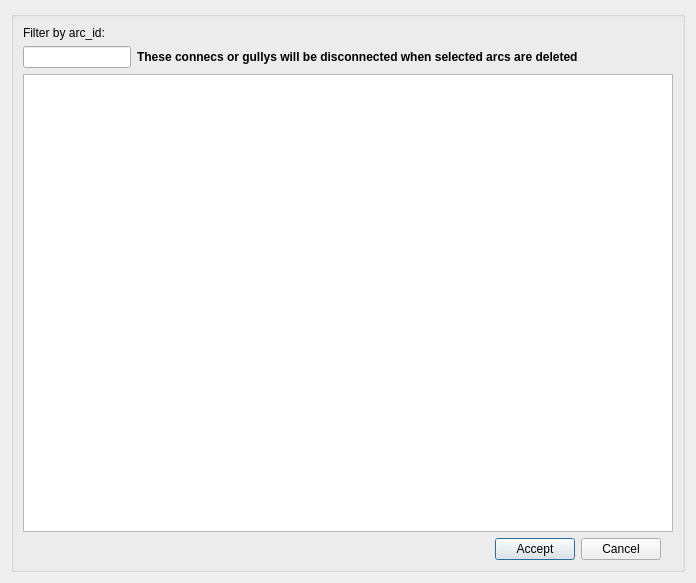
<?xml version="1.0" encoding="UTF-8"?>
<ui version="4.0">
 <class>dlg_feature_end_connec</class>
 <widget class="QDialog" name="dlg_feature_end_connec">
  <property name="geometry">
   <rect>
    <x>0</x>
    <y>0</y>
    <width>696</width>
    <height>583</height>
   </rect>
  </property>
  <property name="windowTitle">
   <string>Workcat end list</string>
  </property>
  <layout class="QGridLayout" name="verticalLayout_4">
   <item row="0" column="0">
    <widget class="QGroupBox" name="groupBox">
     <property name="title">
      <string/>
     </property>
     <layout class="QGridLayout" name="verticalLayout_3">
      <item row="1" column="0">
       <layout class="QHBoxLayout" name="horizontalLayout">
        <item>
         <widget class="QLabel" name="lbl_filter_by">
          <property name="text">
           <string>Filter by arc_id:</string>
          </property>
         </widget>
        </item>
       </layout>
      </item>
      <item row="4" column="0" colspan="3">
       <widget class="QTableView" name="tbl_arc_x_relations">
        <property name="sortingEnabled">
         <bool>true</bool>
        </property>
       </widget>
      </item>
      <item row="2" column="0" colspan="3">
       <layout class="QHBoxLayout" name="horizontalLayout_2">
        <item>
         <widget class="QLineEdit" name="arc_id">
          <property name="sizePolicy">
           <sizepolicy hsizetype="Fixed" vsizetype="Fixed">
            <horstretch>0</horstretch>
            <verstretch>0</verstretch>
           </sizepolicy>
          </property>
          <property name="text">
           <string/>
          </property>
         </widget>
        </item>
        <item>
         <widget class="QLabel" name="lbl_info">
          <property name="font">
           <font>
            <weight>75</weight>
            <bold>true</bold>
           </font>
          </property>
          <property name="text">
           <string>These connecs or gullys will be disconnected when selected arcs are deleted</string>
          </property>
         </widget>
        </item>
        <item>
         <spacer name="horizontalSpacer_2">
          <property name="orientation">
           <enum>Qt::Horizontal</enum>
          </property>
          <property name="sizeHint" stdset="0">
           <size>
            <width>80</width>
            <height>20</height>
           </size>
          </property>
         </spacer>
        </item>
       </layout>
      </item>
      <item row="6" column="0">
       <layout class="QGridLayout" name="lyt_buttons">
        <property name="topMargin">
         <number>0</number>
        </property>
        <item row="0" column="0">
         <spacer name="horizontalSpacer">
          <property name="orientation">
           <enum>Qt::Horizontal</enum>
          </property>
          <property name="sizeHint" stdset="0">
           <size>
            <width>40</width>
            <height>20</height>
           </size>
          </property>
         </spacer>
        </item>
        <item row="0" column="1">
         <widget class="QPushButton" name="btn_accept">
          <property name="text">
           <string>Accept</string>
          </property>
         </widget>
        </item>
        <item row="0" column="2">
         <widget class="QPushButton" name="btn_cancel">
          <property name="text">
           <string>Cancel</string>
          </property>
         </widget>
        </item>
       </layout>
      </item>
     </layout>
    </widget>
   </item>
  </layout>
 </widget>
 <tabstops>
  <tabstop>arc_id</tabstop>
  <tabstop>tbl_arc_x_relations</tabstop>
  <tabstop>btn_accept</tabstop>
  <tabstop>btn_cancel</tabstop>
 </tabstops>
 <resources/>
 <connections/>
</ui>
